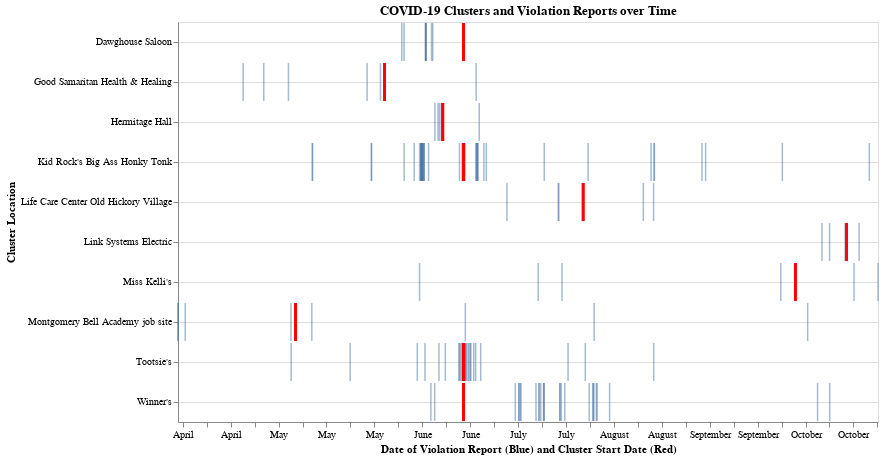

The notebook cell saved with this chart:
### Code cell
violations_strip = alt.Chart(fuzzy_strip).mark_tick(opacity=.5, thickness=1.5).encode(
    x = alt.X('Date / Time Opened', axis = alt.Axis(
        title = 'Date of Violation Report (Blue) and Cluster Start Date (Red)', format = ("%B"), grid=False)),
    y = alt.Y('Cluster Name', axis = alt.Axis(title = 'Cluster Location', grid=True)),
    size=alt.value(38)
).properties(
    width=700,
    height=400,
    title='COVID-19 Clusters and Violation Reports over Time'
)

cluster_strip = alt.Chart(fuzzy_strip).mark_tick(thickness=2.5).encode(
    x="Cluster Start Date",
    y="Cluster Name",
    color=alt.value('red'),
    size=alt.value(38)
)

violations_strip + cluster_strip

### Figure 1 — Vega-Lite specification as saved in the notebook (floating-point values rounded to 4 significant figures; data arrays with more than 128 entries replaced by an {"elided": "..."} marker saying what was removed)
{"config": {"view": {"continuousWidth": 400, "continuousHeight": 300}}, "layer": [{"mark": {"type": "tick", "opacity": 0.5, "thickness": 1.5}, "encoding": {"size": {"value": 38}, "x": {"type": "temporal", "axis": {"format": "%B", "grid": false, "title": "Date of Violation Report (Blue) and Cluster Start Date (Red)"}, "field": "Date / Time Opened"}, "y": {"type": "nominal", "axis": {"grid": true, "title": "Cluster Location"}, "field": "Cluster Name"}}, "height": 400, "title": "COVID-19 Clusters and Violation Reports over Time", "width": 700}, {"mark": {"type": "tick", "thickness": 2.5}, "encoding": {"color": {"value": "red"}, "size": {"value": 38}, "x": {"type": "temporal", "field": "Cluster Start Date"}, "y": {"type": "nominal", "field": "Cluster Name"}}}], "data": {"name": "data-9eaa7789135898b4ae4975955df173d1"}, "$schema": "https://vega.github.io/schema/vega-lite/v4.8.1.json", "datasets": {"data-9eaa7789135898b4ae4975955df173d1": {"elided": "145 records"}}}
